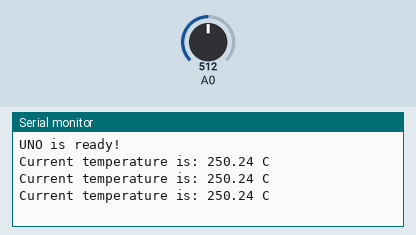
Simulated run of this sketch. Board: Arduino Uno, built with avr-gcc and run on an emulated ATmega328P. Shown: the last lines printed to the serial monitor. The inputs (shaded band) are chosen by the test bench; at power-on: A0 = 512.

Above: at 1.3 s.
1.4 s: A0 set to 716
At 1.9 s:
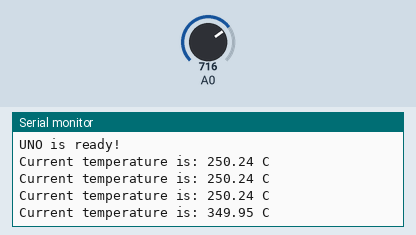
2.9 s: A0 set to 900
At 3.4 s:
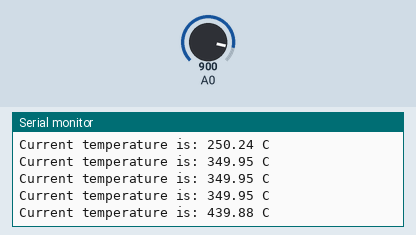
Timing chart, 0 to 5.9 s (numbered marks = the images above; inputs shaded):
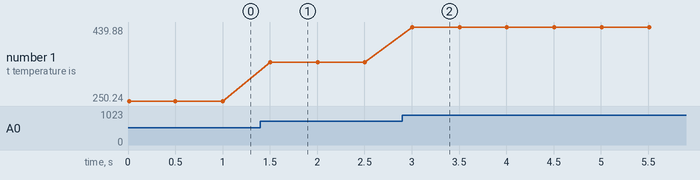

Measured:
- after the input at 1.4 s, the serial monitor: prints a new line after 0.10 s (image 1)
- after the input at 2.9 s, the serial monitor: prints a new line after 0.11 s (image 2)
- plotted number 1: 250.24 → 349.95 after the input at 1.4 s, 349.95 → 439.88 after the input at 2.9 s

The sketch:

Sketch_12.1.1_Detect_the_temperature.ino
```cpp
/*
  Sketch 12.1.1
  Detect the temperature

  modified 2016/5/13
  by http://www.freenove.com
*/

void setup() {
  Serial.begin(9600);                 // Initialize the serial port, set the baud rate into 9600
  Serial.println("UNO is ready!");    // Print the string "UNO is ready!"
}

void loop() {
  int lmVal = analogRead(A0);         // Convert analog value of A0 port into digital value
  // Calculate the temperature value according to the converted digital value
  float temVal = (float)lmVal / 1023.0 * 5.0 / 0.01;
  // Send the result to computer through serial port
  Serial.print("Current temperature is: ");
  Serial.print(temVal);
  Serial.println(" C");
  delay(500);
}
```
